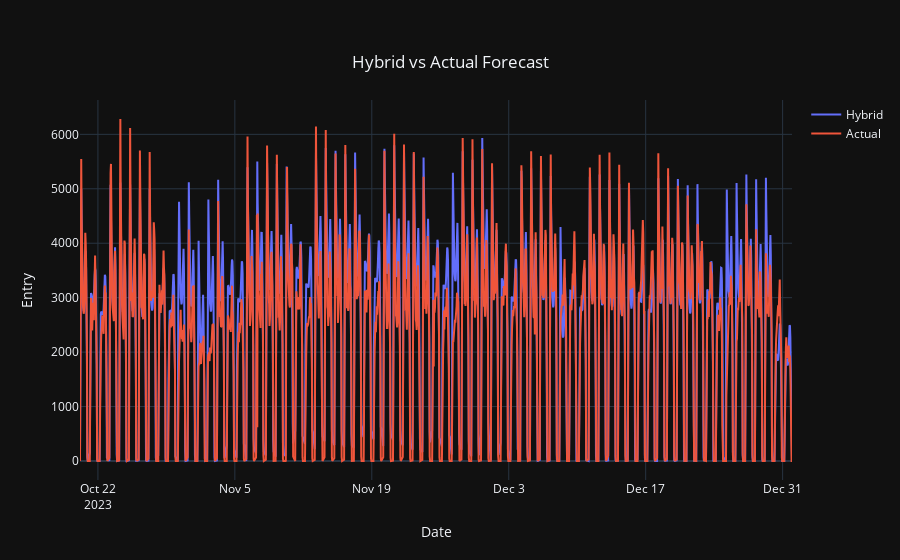

This figure's notebook cell:
### Code cell
# Create traces for LSTM, Prophet, and Hybrid forecasts
hybrid_trace = go.Scatter(x=hybrid_forecast['ds'],
                          y=hybrid_forecast['yhat'],
                          mode='lines',
                          name='Hybrid')

actual_trace = go.Scatter(x=hybrid_forecast['ds'],
                          y=hybrid_forecast['y'],
                          mode='lines',
                          name='Actual')

# Define layout
layout = go.Layout(title={'text': 'Hybrid vs Actual Forecast',
                          'y': 0.9,
                          'x': 0.5,
                          'xanchor': 'center',
                          'yanchor': 'top'},
                   xaxis=dict(title='Date'),
                   yaxis=dict(title='Entry'),
                   template='plotly_dark')

# Combine traces
data = [hybrid_trace, actual_trace]

# Create figure
fig = go.Figure(data=data, layout=layout)

# Display the plot
iplot(fig)

### Figure 1 — Plotly figure (JSON) as saved in the notebook; plotly's stock layout.template omitted (floating-point values rounded to 4 significant figures; data arrays with more than 128 entries replaced by an {"elided": "..."} marker saying what was removed)
{"data": [{"mode": "lines", "name": "Hybrid", "type": "scatter", "x": {"elided": "1460 str values"}, "y": {"elided": "1460 float values"}}, {"mode": "lines", "name": "Actual", "type": "scatter", "x": {"elided": "1460 str values"}, "y": {"elided": "1460 int values"}}], "layout": {"title": {"text": "Hybrid vs Actual Forecast", "x": 0.5, "xanchor": "center", "y": 0.9, "yanchor": "top"}, "xaxis": {"title": {"text": "Date"}}, "yaxis": {"title": {"text": "Entry"}}}}
